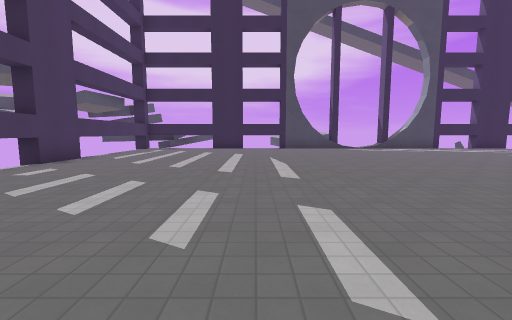
view 1 (above)

20 first-person views from a walk through a level from a Godot 3-D game. The camera is 1.5 m above the floor, tilts 6° down and sees 90° across. The floor is counted in squares, 2 m on a side. Each view is taken from the middle of a square. On the plan, view 1 faces up. The plan holds only what a view shows up to about 9 squares ahead; the rest is blank. The place goes on beyond the plan. Characters and animated objects are left out. Surface patterns are stand-ins for the level's own textures.

view 2
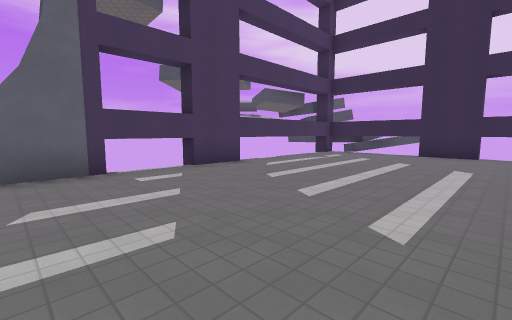

view 3
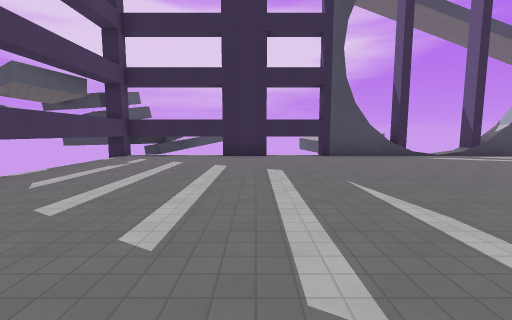

view 4
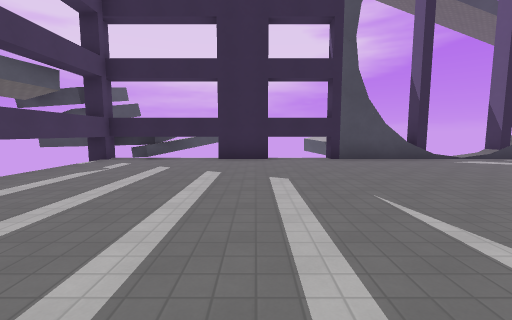

view 5
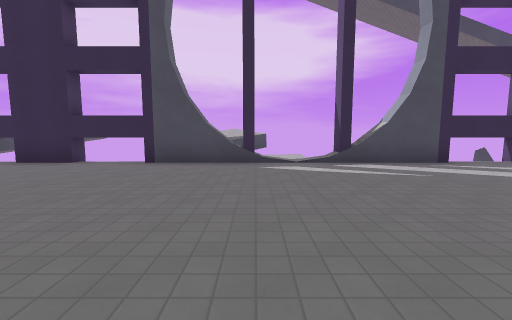

view 6
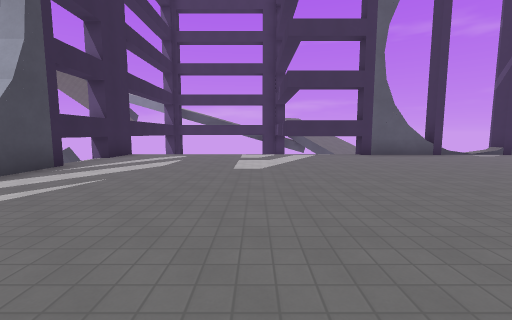

view 7
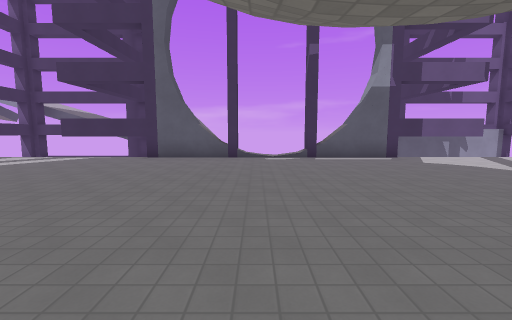

view 8
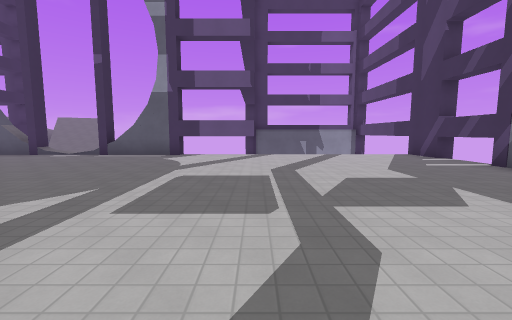

view 9
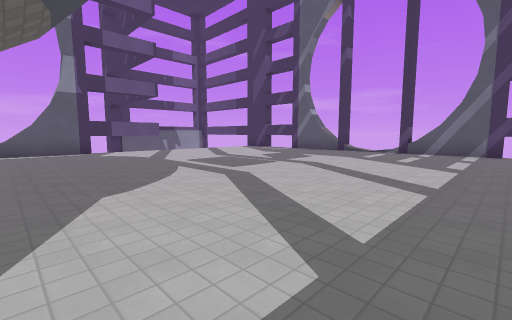

view 10
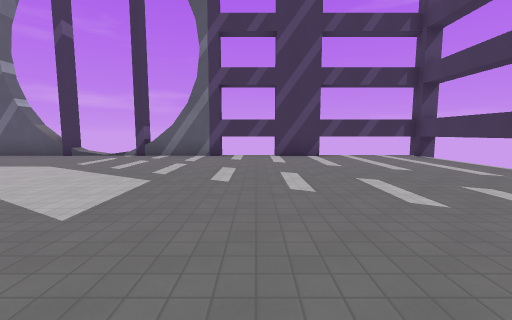

view 11
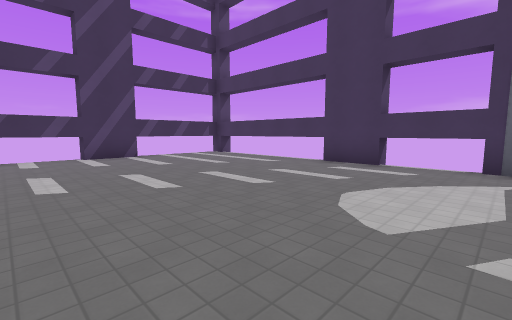

view 12
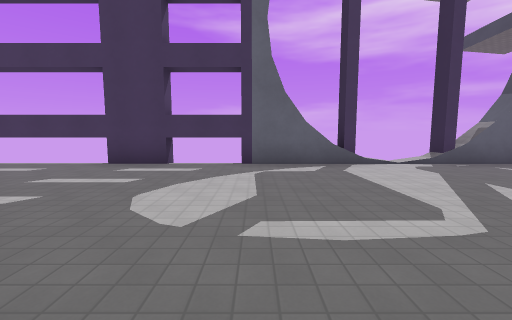

view 13
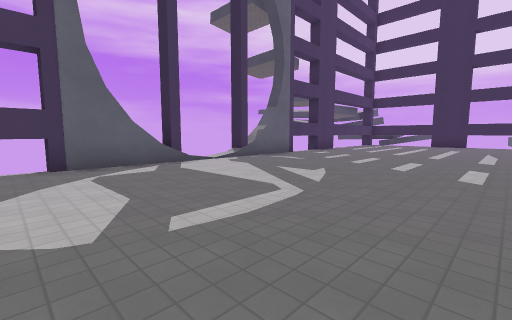

view 14
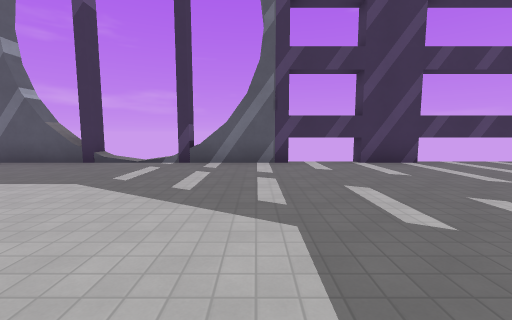

view 15
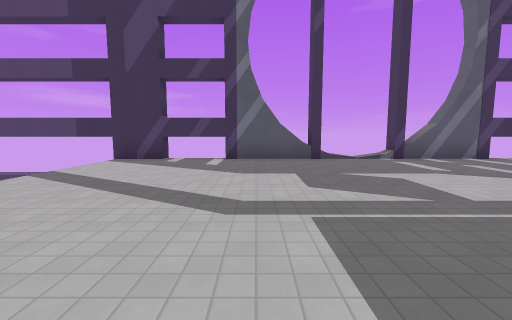

view 16
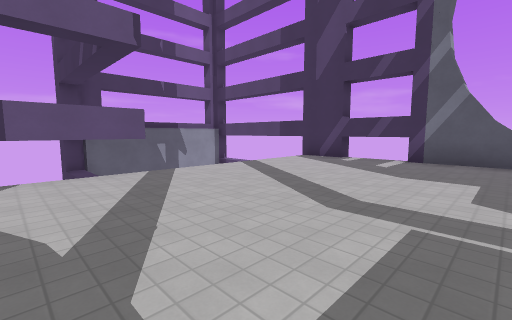

view 17
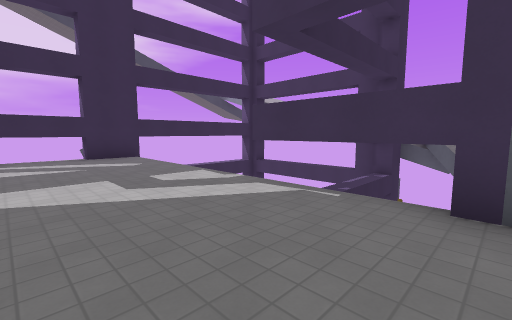

view 18
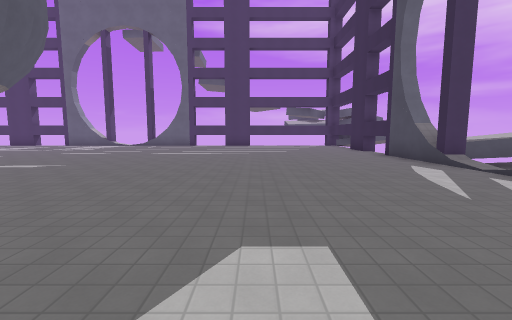

view 19
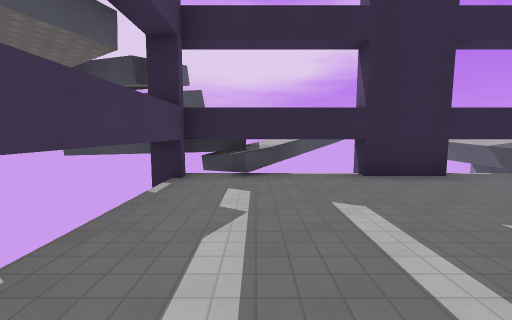

view 20
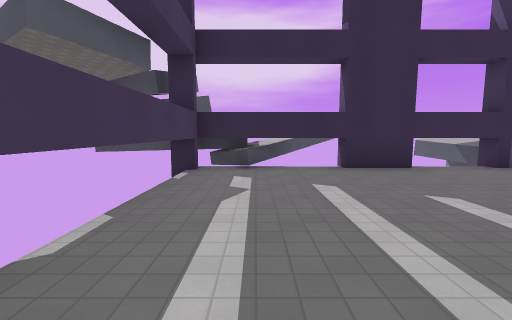

### Floor plan
Key: @ floor where view 1 was taken; # wall or solid block; x gap in a wall; . main floor; - floor 0.25 m lower than the main floor; / step, stairs or slope; ^ raised ledge; v drop or lower ground.
Columns run from 8 left of view 1 to 13 right of it. Each row starts with its distance up from view 1.
 15     ^ #  ^^^^
 14    #^^v  v^^-      v
 13 v##########^vvv^####
 12   #.................vv
 11   #.................v
 10   #.................v
  9   #.................v
  8   #.................v
  7   #.................x
  6   #.................#
  5   #.................#
  4   #.................#
  3   #.................#
  2   v.................^
  1   v................./
  0    .....@..  ......./
 -1   v.................^
 -2   #.................#
 -3   #.................#
 -4   #.................#
 -5   #.................#
 -6   #.................x
 -7   #.................v
 -8   #.................v
 -9   #.................v
-10   #.................v
-11   #.................vv
-12    ########^vvv^####

Where each view was taken, in squares from view 1:
view 1: 0 up, 0 right, facing up
view 2: 3 up, 0 right, facing up-left
view 3: 4 up, 1 left, facing up
view 4: 5 up, 1 left, facing up
view 5: 6 up, 4 right, facing up
view 6: 8 up, 3 right, facing right
view 7: 1 up, 4 right, facing right
view 8: 6 down, 3 right, facing right
view 9: 1 down, 1 right, facing down-right
view 10: 3 down, 0 right, facing down
view 11: 3 down, 1 right, facing down-left
view 12: 3 down, 1 right, facing left
view 13: 4 down, 1 right, facing up-left
view 14: 5 down, 2 right, facing down
view 15: 4 down, 8 right, facing down
view 16: 4 down, 7 right, facing down-right
view 17: 4 up, 9 right, facing up-right
view 18: 8 up, 10 right, facing left
view 19: 8 up, 4 left, facing up
view 20: 7 up, 4 left, facing up
